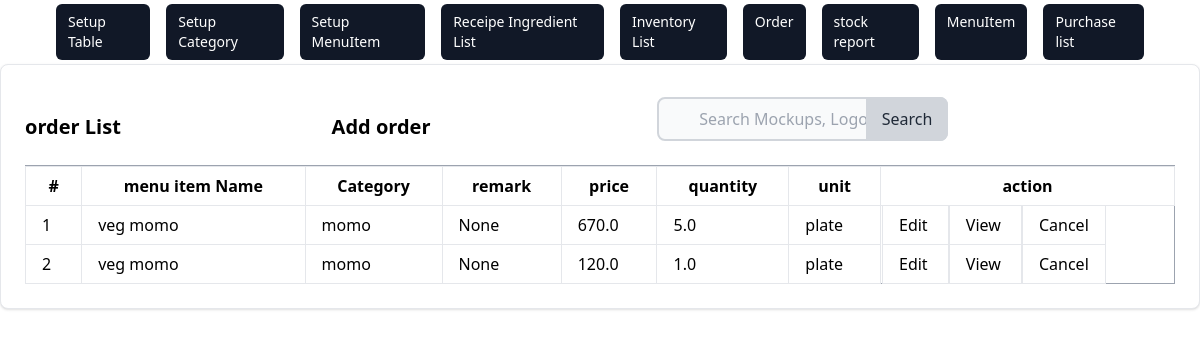
Before: /inventory/order/list/ with the older database file.
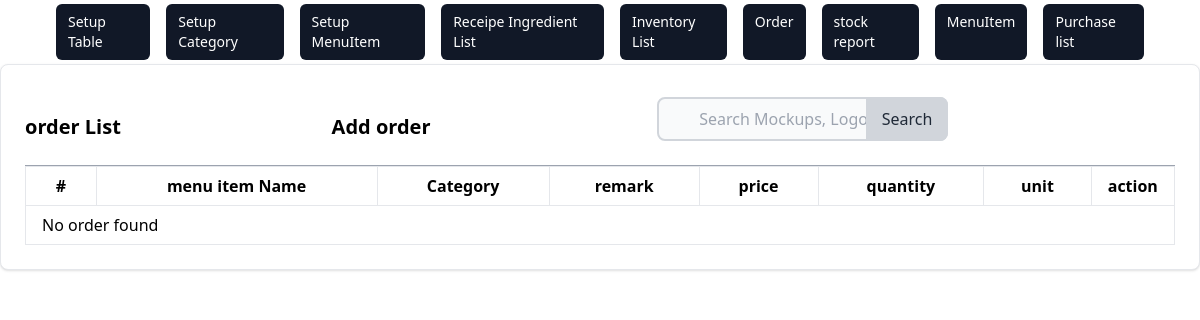
After: the same page with the newer database file.
### inventory/models.py (models this page shows, shortened)
class Order(models.Model):
    category = models.ForeignKey(Category, on_delete=models.CASCADE)
    menu_item_name = models.ForeignKey(
        MenuItem, on_delete=models.CASCADE, max_length=100, null=True)
    quantity = models.FloatField()
    price = models.FloatField()
    unit = models.CharField(choices=CHOICES, max_length=100)
    remark = models.TextField(null=True)
    table = models.ForeignKey(
        Table, on_delete=models.CASCADE, max_length=100, null=True)

### menu/models.py (models this page shows)
class MenuItem(models.Model):
    name = models.CharField(max_length=200, null=True, unique=True)
    price = models.FloatField(null=True)
    category = models.ForeignKey(Category, on_delete=models.CASCADE, null=True)
    receipe = models.ManyToManyField(
        Receipe)
    def __str__(self):
        return self.name

class Category(models.Model):
    name = models.CharField(max_length=100)
    description = models.TextField()
    def __str__(self):
        return self.name

### inventory/views.py (the view)
# urls.py: path('order/list/', views.OrderListView.as_view(), name='order_list'),
class OrderListView(ListView):
    model = Order
    template_name = 'inventory/order/order_list.html'
    success_url = reverse_lazy('inventory:order_list')

### inventory/templates/inventory/order/order_list.html (shortened to what this page needs)
{% extends 'inventory/base.html' %} {% block content %}
<div class="card max-w-80%  p-6 bg-white border border-gray-200 rounded-lg shadow dark:bg-gray-800 dark:border-gray-400">
  <div class="row">
    <div class="flex items-center justify-between">
        <h5 class="text-xl font-semibold">order List</h5>
        <a href="{% url 'inventory:order_create' %}" class="text-xl font-semibold text-grey-200 hover:underline hover:text-blue-00 ml-auto">
         <h5>  Add order</h5>
        </a>
      <form method="get" action="{% url 'inventory:order_search' %}%}" class="max-w-md mx-auto px-4 py-2 justify-end">
        <div class="relative">
            <input
            type="search"
            id="default-search"
            name='q'
            class="block w-full pl-10 pr-4 py-2 rounded-lg border-2 border-gray-300 bg-gray-50 focus:ring-blue-500 focus:border-blue-500"
            placeholder="Search Mockups, Logos..."
            required
          />
          <button
            type="submit"
            class="absolute inset-y-0 right-0 px-4 py-2 bg-gray-300 text-gray-800 rounded-r-lg hover:bg-gray-400 focus:outline-none focus:bg-gray-400"
          >
            Search
          </button>
        </div>
      </form>
    </div>
      <div class="card-body">
        <table class="table-auto w-full border-collapse border border-gray-400 table-bordered">
          <th class="px-1 py-0">
            <tr>
              <th class="px-4 py-2 border px-4 py-2" >#</th>
              <th class="px-4 py-2  border ">menu item Name</th>
              <th class="px-4 py-2  border ">Category</th>
              <th class="px-4 py-2  border ">remark</th>
              <th  class="px-4 py-2  border ">price</th>
              <th class="px-4 py-2  border ">quantity</th>
              <th class="px-4 py-2  border ">unit</th>
              <th col="3" class="px-0 py-0  border ">action</th>
            </tr>
          </th>
          <tbody>
            {% if object_list %} {% for order in object_list %}
            <tr>
              <td class="border px-4 py-2">{{ order.id}}</td>
              <td class="border px-4 py-2">{{ order.menu_item_name }}</td>
              <td class="border px-4 py-2">{{ order.category }}</td>
              <td class="border px-4 py-2">{{ order.remark }}</td>
              <td class="border px-4 py-2">{{ order.price }}</td>
              <td  class="border px-4 py-2">{{ order.quantity }}</td>
              <td class="border px-4 py-2">{{ order.unit}}</td>
              <td>
                <a  class="border px-4 py-2"  href="{% url 'inventory:order_update' order.id  %}"> Edit </a>
                <a class="border px-4 py-2"  href="{% url 'inventory:order_detail' order.id  %}"> View </a>
                <a  class="border px-4 py-2" href="{% url 'inventory:order_cancel' order.id %}" > Cancel </a>
              </td>
            </tr>
          {% endfor %}
          {% else %}
            <tr><td colspan="8" class="border px-4 py-2">No order found</td></tr>
          {% endif %}
          </tbody>
        </table>
      </div>
    </div>
  </div>
  </div>
{% endblock %}

Changed rows visible on the page:
removed Order: id "1", menu_item_name "veg momo", category "momo", remark "None", price "670.0", quantity "5.0", unit "plate"
removed Order: id "2", menu_item_name "veg momo", category "momo", remark "None", price "120.0", quantity "1.0", unit "plate"
Other visible differences:
text now shown: "No order found"
